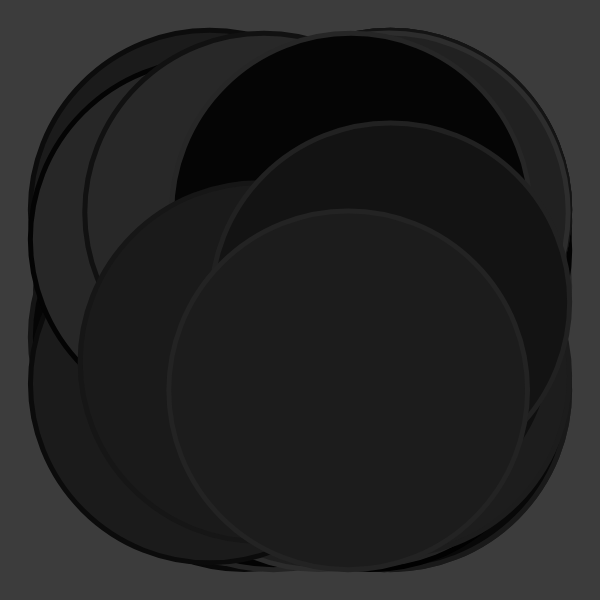
Frame 1 (no input)
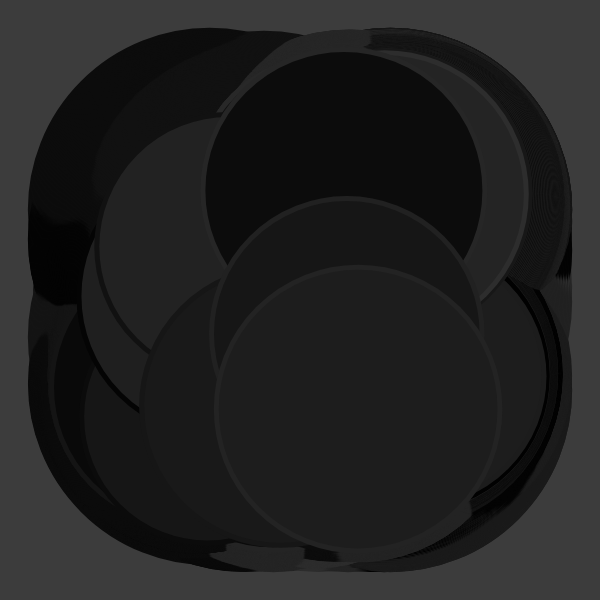
Frame 60 (no input)
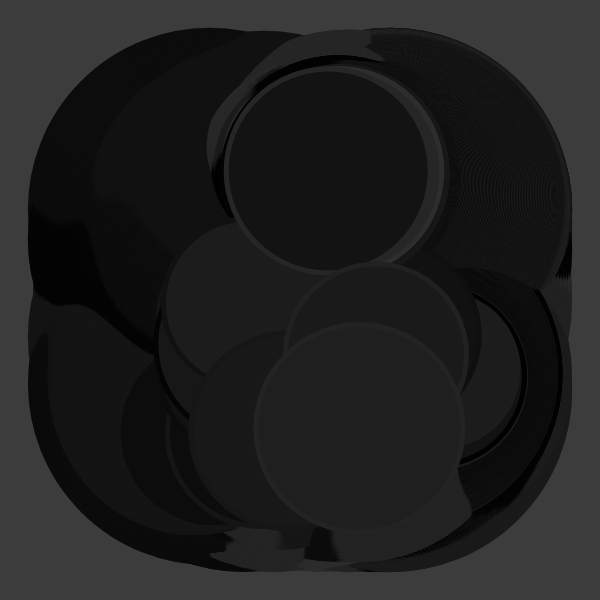
Frame 120 (the mouse pressed at the canvas centre since frame 60)

The p5.js sketch that drew these frames (run headless with seeded random() and noise() and a simulated clock; from frame 60 on, the mouse is pressed at the canvas centre):

// p5.js sketch
// ── sketch.js
//inspo from Fiona 

let moverSystems = [];
let num = 10;
let cells, cols, rows;
let offset, margin;
let cellW, cellH;
let bg;
let graphics;



function setup() {
  w = 600;
  var canvas;
    if(windowWidth>=600 && windowHeight >=600){
      canvas = createCanvas(600, 600);
    }
    else{
      canvas = createCanvas(windowWidth, windowHeight - 100);
    }

  var x = (windowWidth - width) / 2;
  var y = (windowHeight - height) / 2;

  canvas.position(x, y);
  background(0);
  noStroke();

  colorMode(HSB, 360, 100, 100, 100);
  graphics = createGraphics(width, height);
  graphics.colorMode(HSB, 360, 100, 100, 100);

  cells = 1
  cols = cells;
  rows = cells;
  offset = width / 5;
  margin = offset / 5;
  cellW = (width - offset * 2 - margin * (cols - 1)) / cols;
  cellH = (height - offset * 2 - margin * (rows - 1)) / rows;
  

  for (let j = 0; j < rows; j++) {
    for (let i = 0; i < cols; i++) {
      let x = map(i, 0, cols, offset, width - offset + margin);
      let y = map(j, 0, rows, offset, width - offset + margin);
      let b = new Bound(x, y, cellW, cellH);
      moverSystems.push(new MoverSystem(b, int(random(1, 5))*map(cells,2,7,10,5), cellW/2, cellW/8));
      moverSystems[i].render();
    }
  }
  background(60);
  image(graphics,0,0);

}


function draw(){
  rectMode(CENTER)
  for (let ms of moverSystems) {
    ms.update();
    ms.render();
  }
  if(frameCount >300){
    noLoop();
  }
}

class Mover {
  constructor(x, y, d, c1, c2) {
    this.pos = createVector(x, y);
    this.noiseScale = createVector(400,400,400);
    this.d = d;
    this.dLife = d/random(300,200);
    this.maxD = this.d;
    this.c1 = c1;
    this.c2 = c2;
  }
  update() {
    let n = map(noise(this.pos.x / this.noiseScale.x, this.pos.y / this.noiseScale.y), 0, 1, 360, -360);
    let vel = createVector(cos(n), sin(n));
    this.pos.add(vel);
    this.d -= this.dLife;
    this.d = constrain(this.d, 0, this.maxD);
  }
  render() {
    colorMode(RGB);
    let c = lerpColor(color(this.c1), color(this.c2), this.d/this.maxD);
    let cLine = lerpColor(color(this.c1), color(this.c2), this.d/this.maxD - 100);

    fill(c, 20);
    strokeWeight(5)
    stroke(cLine, 10);
    ellipse(this.pos.x, this.pos.y, this.d*2, this.d*2);
  }
}

class MoverSystem {
  constructor(b, n, d, p) {
    this.movers = [];
    this.b = b;
    this.n = n;
    this.d = d;
    this.p = p;
    for (let i = 0; i < this.n; i++) {
      let c1 = random(p);
      let c2 = c1;
      while (c1 == c2) {
        c2 = random(p);
      }
      this.movers.push(new Mover(random(this.b.x, this.b.x + this.b.w), random(this.b.y, this.b.y + this.b.h), this.d, c1, c2));
    }
  }
  update() {
    for (let m of this.movers) {
      m.update();
      this.b.checkBound(m);
    }
  }
  render() {
    //this.b.render();
    for (let m of this.movers) {
      m.render();
    }
  }
}



class Bound {
  constructor(x, y, w, h) {
    this.x = x;
    this.y = y;
    this.w = w;
    this.h = h;
  }
  checkBound(m) {
    if (m.pos.x - m.d / 2 < this.x) m.pos.x = this.x + m.d / 2;
    if (m.pos.x + m.d / 2 > this.x + this.w) m.pos.x = this.x + this.w - m.d / 2;
    if (m.pos.y - m.d / 2 < this.y) m.pos.y = this.y + m.d / 2;
    if (m.pos.y + m.d / 2 > this.y + this.h) m.pos.y = this.y + this.h - m.d / 2;
  }
  render() {
    //noFill();
    ellipse(this.x, this.y, this.w, this.h);
  }
}
